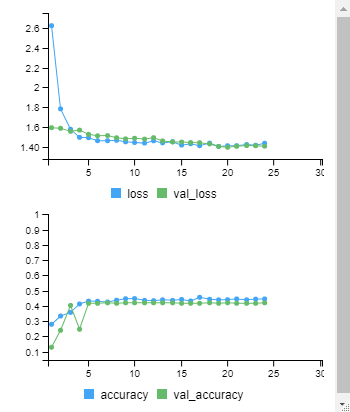

Recreate this plot in R.
##################### MODIFICATIONS ############################################
# Changed optimizer to use exponential decay

##################### CLEAN ENVIRONMENT ########################################
#.rs.restartR()  # to restart R session (primarily for debugging purposes)
#rm(list = ls()) # removes environment variables 
#gc()            # garbage collection
##################### INSTALATIONS #############################################
#install.packages("BiocManager") 
#BiocManager::install("EBImage")

##################### LIBRARIES ################################################ 
library(reticulate)
library(keras)  
library(tensorflow)
library(tidyverse)
library(EBImage)

##################### ERROR HANDELING ##########################################
# library(rgee)
# use_python('C:/Users/Markus/AppData/Local/r-miniconda/envs/r-reticulate/python.exe')

# install_tensorflow()

#install_keras()
# *run after calling library(keras) in a fresh R*
# helps configure keras to your machine 
# if taking long with lazy initialization errors, restart R
# only need to run once, or as needed to handle errors
# notably, it can help resolve issue where PIL import is not found since running
# this line is supposed to install pillow. However, this error may still show up
# regarding system dependencies 
# Other ways o install pillow include...
# set up reticulate anaconda environment 
#   since keras depends on it for python packages 
#   specifically, fit_generator() from keras requires PIL 
#   from python pillow library 
#   my environment location: 'C:/Users/Markus/AppData/Local/r-miniconda/envs/r-reticulate/python.exe'
#   reticulate::py_install("pillow", env=tf)
#conda_list()[[1]][1] %>% 
#  use_condaenv(required = TRUE)
# conda install -c conda-forge pillow
# You can also do it directly through Anaconda's GUI Interface for the specific 
#    conda environment 
# pip3 install pillow
# if the above still does not work, activate the reticulate anaconda environment 
# in the terminal and then install pillow. Also make sure conda is up to date
#   conda update -n base -c defaults conda
#   conda info --envs
#   conda activate C:\Users\Markus\AppData\Local\r-miniconda\envs\r-reticulate
#   conda install -c anaconda pillow

# check that other keras dependancies are installed
# pip install --upgrade scipy h5py pyyaml requests Pillow

# Info on configuring conda environment  
# https://stackoverflow.com/questions/57612703/could-not-import-pil-image-even-if-pillow-already-installed 

# make sure Rtools is installed 

# image_data_generator transformations 
# https://towardsdatascience.com/exploring-image-data-augmentation-with-keras-and-tensorflow-a8162d89b844
# https://keras.rstudio.com/reference/image_data_generator.html

# Basic example of image cnn in R 
# https://www.shirin-glander.de/2018/06/keras_fruits/

# make sure used python imports are up to date
# pip install --upgrade tensorflow keras pandas sklearn pillow 
# note tensorflow 2.4.1 requires numpy~=1.19.2, which is not the most recent numpy
# python -m pip install numpy==1.19.2

##################### SET UP CONSTANTS, TRANSFORMATIONS, AND DATA FOR MODEL ####
batch_size  = 32
epochs      = 30
num_labels  = 5
img_width   = 20
img_height  = 20
target_size = c(img_width, img_height) # scale down images
channels    = 1 # color images were converted to black and white when reading in

data_gen= image_data_generator(rotation_range     = 90,
                               width_shift_range  = 0.5,
                               height_shift_range = 0.5,
                               # brightness_range = c(0.2, 1),
                               shear_range        = 40,
                               zoom_range         = 40,
                               horizontal_flip    = TRUE,
                               vertical_flip      = TRUE,
                               rescale            = 1/255)

# make sure sub directories are set up 
# (directory points to folder that contains a folder that has images)

# read in the data
train_image_array_gen  = flow_images_from_directory(directory   = '../data/clean_im3/train',
                                                    generator   = data_gen,
                                                    # subset      = 'training',
                                                    target_size = target_size,
                                                    class_mode  = "categorical",
                                                    batch_size  = batch_size,
                                                    seed        = 42,
                                                    color_mode  = 'grayscale')

valid_image_array_gen  = flow_images_from_directory(directory   = '../data/clean_im3/val',
                                                    generator   = data_gen,
                                                    # subset      = 'validation',
                                                    target_size = target_size,
                                                    class_mode  = "categorical",
                                                    batch_size  = batch_size,
                                                    seed        = 42,
                                                    color_mode  = 'grayscale')

test_image_array_gen = flow_images_from_directory(directory     = '../data/clean_im3/test', 
                                                  generator     = data_gen,
                                                  target_size   = target_size,
                                                  class_mode    = "categorical",
                                                  batch_size    = batch_size,
                                                  seed          = 42,
                                                  color_mode    = 'grayscale')

# check number of images in each class (0-4)
cat("number of images per class:")                         
table(factor(train_image_array_gen$classes))

# number of training samples
train_samples = train_image_array_gen$n
# number of validation samples
valid_samples = valid_image_array_gen$n

##################### CREATE THE MODEL ######################################## 
model = keras_model_sequential()

model %>%
  layer_conv_2d(filter = 32, kernel_size = c(3,3), padding = "same", input_shape = c(img_width, img_height, channels)) %>%
  layer_activation("relu") %>%
  
  # Second hidden layer
  layer_conv_2d(filter = 16, kernel_size = c(3,3), padding = "same") %>%
  layer_activation_leaky_relu(0.5) %>%
  layer_batch_normalization() %>%
  
  # Third hidden layer
  layer_conv_2d(filter = 8, kernel_size = c(3,3), padding = "same") %>%
  layer_activation_leaky_relu(0.5) %>%
  layer_batch_normalization() %>%
  
  # Use max pooling
  layer_max_pooling_2d(pool_size = c(2,2)) %>%
  layer_dropout(0.5) %>%
  
  # Flatten max filtered output into feature vector 
  # and feed into dense layer
  layer_flatten() %>%
  layer_dense(100) %>%
  layer_activation("relu") %>%
  layer_dropout(0.5) %>%
  
  # Outputs from dense layer are projected onto output layer
  layer_dense(num_labels) %>% 
  layer_activation("softmax")

# print a table summarizing the model structure 
summary(model)

##################### COMPILE THE MODEL ######################################## 
model %>% compile(
  loss = "categorical_crossentropy",
  optimizer = optimizer_adam(lr = 0.001, decay = 1e-2/epochs),
  metrics = "accuracy"
)

##################### FIT THE MODEL ############################################ 
# use fit with generator rather than fit_generator
hist = model %>% fit_generator(
  # training data
  train_image_array_gen,
  
  # epochs
  steps_per_epoch = as.integer(train_samples / batch_size), 
  epochs = epochs, 
  
  # validation data
  validation_data = valid_image_array_gen,
  validation_steps = as.integer(valid_samples / batch_size),
  
  # print progress
  verbose = 2,
  callbacks = list(
    # save best model after every epoch
    callback_model_checkpoint("logs/checkpoints1_model4.h5", save_best_only = TRUE),
    # only needed for visualizing with TensorBoard
    callback_tensorboard(log_dir = "logs")
  )
)
# save results as R object in case plotting crashes session
saveRDS(hist, file = 'model4_history.rds')

##################### VISUALIZATION ############################################ 
# visualize the history of fitting
plot(hist)

## END
